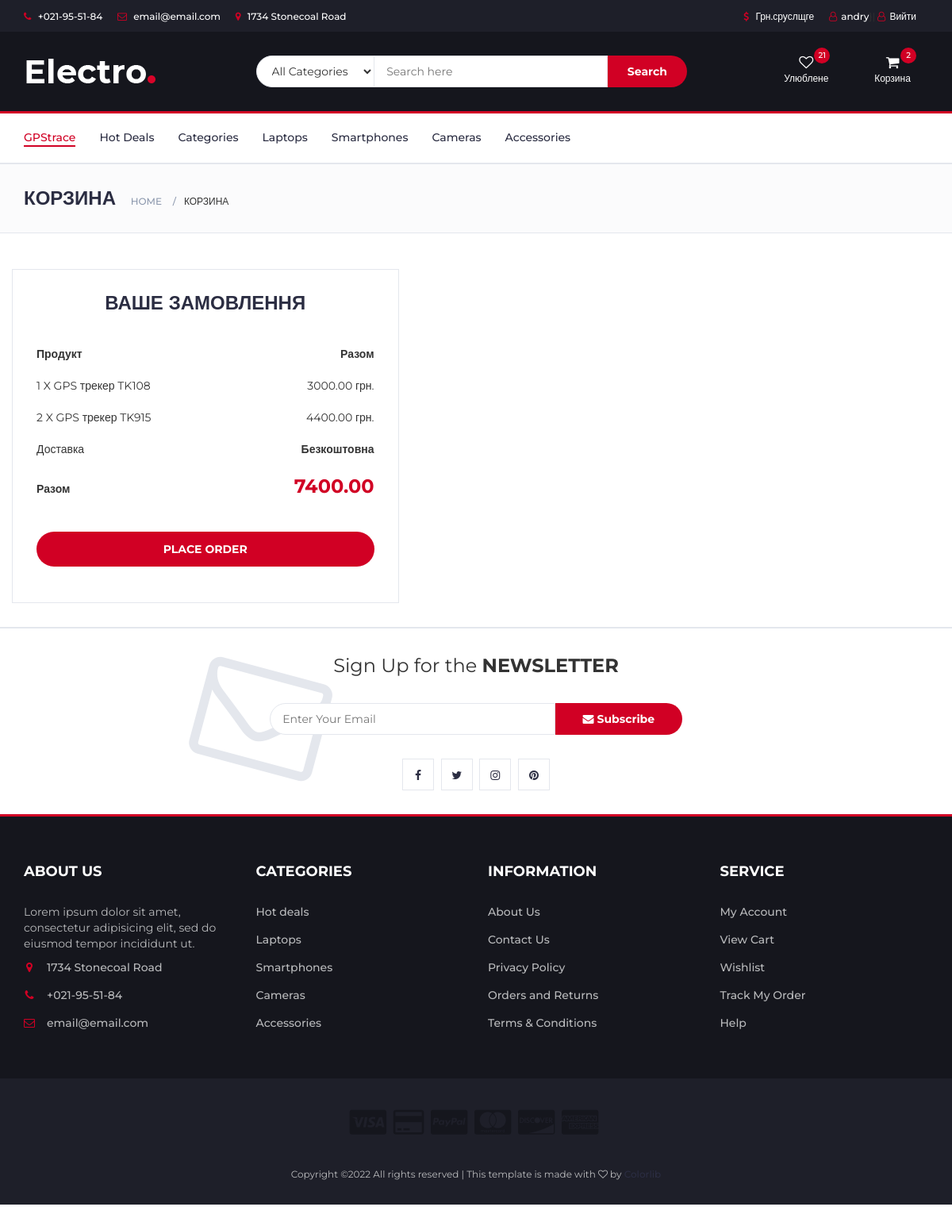
The page /cart (signed in) on the database as committed earlier.
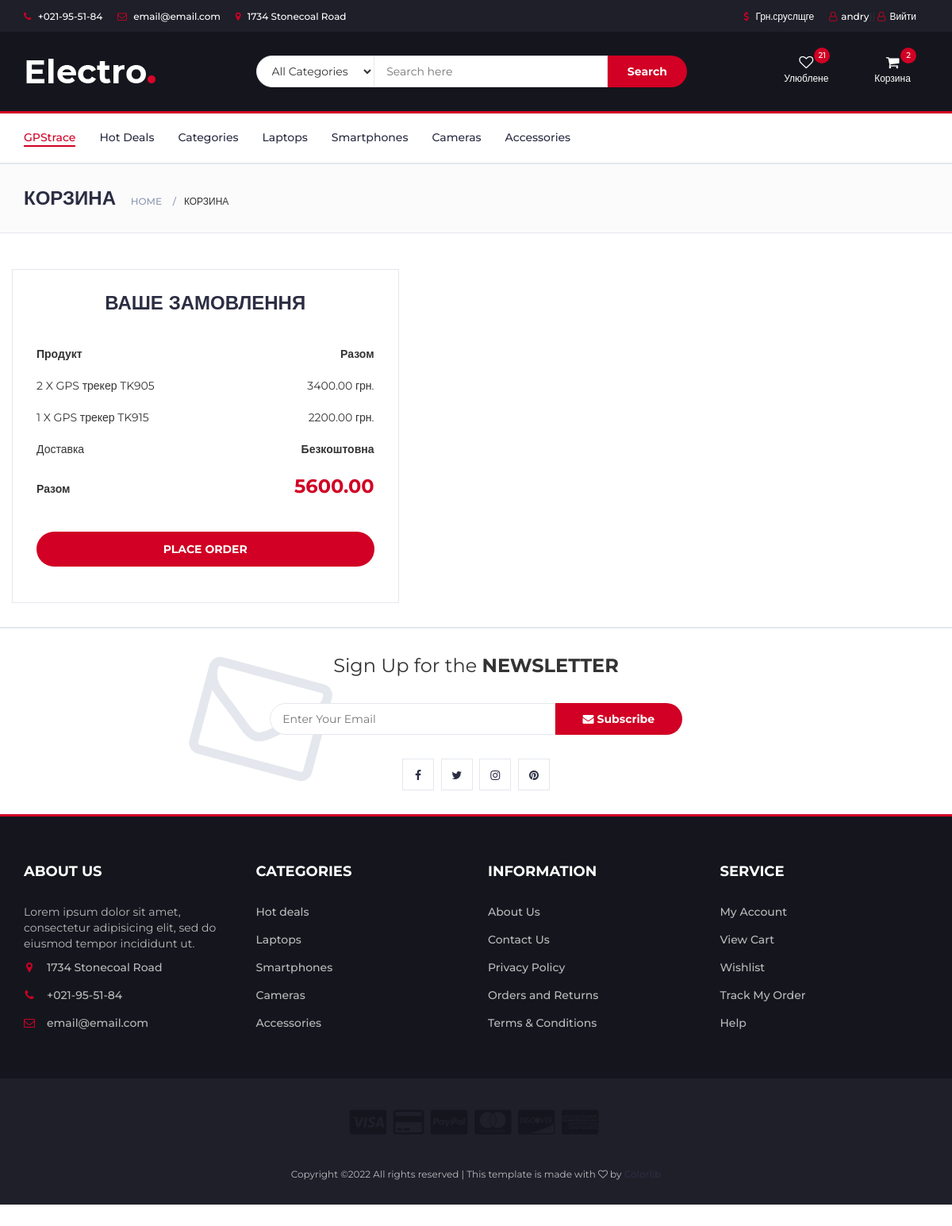
The same page on the database as committed later.
### store/models.py (models this page shows, shortened)
class Order(models.Model):
    user = models.ForeignKey(settings.AUTH_USER_MODEL,
                             on_delete=models.CASCADE)
    items = models.ManyToManyField(OrderItem)
    start_date = models.DateTimeField(auto_now_add=True)
    ordered_date = models.DateTimeField()
    ordered = models.BooleanField(default=False)
    def get_total(self):
        total = 0
        for order_item in self.items.all():
            total += order_item.get_final_price()
        return total

class OrderItem(models.Model):
    user = models.ForeignKey(settings.AUTH_USER_MODEL,
                             on_delete=models.CASCADE)
    ordered = models.BooleanField(default=False)
    item = models.ForeignKey(Item, on_delete=models.CASCADE)
    quantity = models.IntegerField(default=1)
    def get_total_item_price(self):
        return self.quantity * self.item.price
    def get_final_price(self):
        return self.get_total_item_price()

class Item(models.Model):
    title = models.CharField(max_length=100, null=True, verbose_name='Назва товару')
    slug = models.SlugField(max_length=100, unique=True, db_index=True, null=True)
    photo = models.ImageField(upload_to='img', null=True)
    price = models.DecimalField(max_digits=7, decimal_places=2, blank=True, null=True, verbose_name='Ціна товару')
    discount = models.DecimalField(max_digits=7, decimal_places=2, blank=True, null=True, verbose_name='Знижка у %')
    description = models.TextField(max_length=5000, null=True, blank=True, verbose_name='Опис')
    label = models.CharField(choices=LABEL_CHOICES, max_length=20, null=True, blank=True, verbose_name='Акційна мітка')
    battery = models.CharField(choices=BATTERY_CHOICES, max_length=20, null=True, blank=True,
                               verbose_name='Ємність акумуляторної батареї')
    cat = models.ForeignKey('Category', on_delete=models.PROTECT, null=True)
    quantity = models.IntegerField(default=1)

### store/views.py (the view)
# urls.py: path('cart', CartView.as_view(), name='cart'),
class CartView(LoginRequiredMixin, ListView):
    login_url = '/login/'
    redirect_field_name = 'cart'
    def get(self, *args, **kwargs):
        try:
            order = Order.objects.get(user=self.request.user, ordered=False)
            context = {
                'object': order
            }
            return render(self.request, 'store/cart.html', context)
        except ObjectDoesNotExist:
            messages.warning(self.request, "You do not have an active order")
            return redirect("/")

### store/templatetags/store_tags.py (called while the page is built)
@register.filter
def cart_item_count(user):
    if user.is_authenticated:
        qs = Order.objects.filter(user=user, ordered=False)
        if qs.exists():
            return qs[0].items.count()
    return 0

@register.filter
def get_cart_navbar(user):
    if user.is_authenticated:
        cart_item = OrderItem.objects.filter(user=user, ordered=False)
        if cart_item.exists():
            return cart_item
    return 'Ваша коrзина пуста'

@register.filter
def get_cart_total_price(user):
    total = 0
    if user.is_authenticated:
        qs_order_item = OrderItem.objects.filter(user=user, ordered=False)
        if qs_order_item.exists():
            for prices in qs_order_item:
                total_item = prices.quantity * prices.item.price
                total += total_item
        return total

### store/templates/store/cart.html (shortened to what this page needs)
<!DOCTYPE html>
{% load static %}
<html lang="en">
	<head>
 		<link type="text/css" rel="stylesheet" href="{% static 'css/bootstrap.min.css' %}"/>
 		<link type="text/css" rel="stylesheet" href="{% static 'css/slick.css' %}"/>
 		<link type="text/css" rel="stylesheet" href="{% static 'css/slick-theme.css' %}"/>
 		<link type="text/css" rel="stylesheet" href="{% static 'css/nouislider.min.css' %}"/>
 		<link rel="stylesheet" href="{% static 'css/font-awesome.min.css' %}">
 		<link type="text/css" rel="stylesheet" href="{% static 'css/style.css' %}"/>
    </head>
{% include "store/navbar.html" %}
		<div id="breadcrumb" class="section">
			<div class="container">
				<div class="row">
					<div class="col-md-10">
						<h3 class="breadcrumb-header">Корзина</h3>
						<ul class="breadcrumb-tree">
							<li><a href="#">Home</a></li>
							<li class="active">Корзина</li>
						</ul>
					</div>
				</div>
			</div>
		</div>
		<div class="section">
			<div class="container">
				<div class="row">
                       {% if object.items.all %}
					<div class="col-md-5 order-details">
						<div class="section-title text-center" align="left">
							<h3 class="title">Ваше замовлення</h3>
						</div>
						<div class="order-summary">
								<div class="order-col">
								<div><strong>Продукт</strong></div>
								<div><strong>Разом</strong></div>
							</div>
							{% for order_item in object.items.all %}
							<div class="order-products">
								<div class="order-col">
									<div>{{order_item.quantity}} X {{order_item.item.title}}</div>
									<div>{{order_item.get_total_item_price}} грн.</div>
								</div>
                            {% endfor %}
							</div>
							<div class="order-col">
								<div>Доставка</div>
								<div><strong>Безкоштовна</strong></div>
							</div>
							<div class="order-col">
								<div><strong>Разом</strong></div>
								<div><strong class="order-total">{{object.get_total}}</strong></div>
							</div>
						</div>
						<a href="#" class="primary-btn order-submit">Place order</a>
					</div>
				</div>
			</div>
		</div>
	{% else %}
	<h3> Ваша корзина пуста </h3>
	{% endif %}
{% include "store/footer.html" %}

### store/templates/store/navbar.html (shortened to what this page needs)
{% load static %}
{% load store_tags %}
    <link type="text/css" rel="stylesheet" href="{% static 'css/bootstrap.min.css' %}"/>
    <link type="text/css" rel="stylesheet" href="{% static 'css/slick.css' %}"/>
    <link type="text/css" rel="stylesheet" href="{% static 'css/slick-theme.css' %}"/>
    <link type="text/css" rel="stylesheet" href="{% static 'css/nouislider.min.css' %}"/>
    <link rel="stylesheet" href="{% static 'css/font-awesome.min.css' %}">
    <link type="text/css" rel="stylesheet" href="{% static 'css/style.css' %}"/>
	<header>
    <div id="top-header">
        <div class="container">
            <ul class="header-links pull-left">
                <li><a href="#"><i class="fa fa-phone"></i> +021-95-51-84</a></li>
                <li><a href="#"><i class="fa fa-envelope-o"></i> email@email.com</a></li>
                <li><a href="#"><i class="fa fa-map-marker"></i> 1734 Stonecoal Road</a></li>
            </ul>
            <ul class="header-links pull-right">
                <li><a href="#"><i class="fa fa-dollar"></i> Грн.сруслщге </a></li>
                {% if request.user.is_authenticated %}
                <li><a href="#"><i class="fa fa-user-o"></i>{{ user.username }}</a>}|
                    <a href="{% url 'logout'  %}"><i class="fa fa-user-o"></i>Вийти</li>
                {% else %}
                <li><a href="{% url 'login'  %}"><i class="fa fa-user-o"></i>Обліковий запис</a></li>
                 {% endif %}
            </ul>
        </div>
    </div>
    <div id="header">
        <div class="container">
            <div class="row">
                <div class="col-md-3">
                    <div class="header-logo">
                        <a href="#" class="logo">
                            <img src="{% static './img/logo.png' %}" alt="">
                        </a>
                    </div>
                </div>
                <div class="col-md-6">
                    <div class="header-search">
                        <form>
                            <select class="input-select">
                                <option value="0">All Categories</option>
                            </select>
                            <input class="input" placeholder="Search here">
                            <button class="search-btn">Search</button>
                        </form>
                    </div>
                </div>
                <div class="col-md-3 clearfix">
                    <div class="header-ctn">
                        <div>
                            <a href="#">
                                <i class="fa fa-heart-o"></i>
                                <span>Улюблене</span>
                                <div class="qty">21</div>
                            </a>
                        </div>
                        <div class="dropdown">
                            <a class="dropdown-toggle" data-toggle="dropdown" aria-expanded="true">
                                <i class="fa fa-shopping-cart"></i>
                                <span>Корзина</span>
                                <div class="qty">{{ request.user|cart_item_count }}</div>
                            </a>
                        </div>
                    </div>
                </div>
            </div>
        </div>
    </div>
</header>
<nav id="navigation">
    <div class="container">
        <div id="responsive-nav">
            <ul class="main-nav nav navbar-nav">
                <li class="active"><a href="{% url 'home' %}">GPStrace</a></li>
                <li><a href="#">Hot Deals</a></li>
                <li><a href="#">Categories</a></li>
                <li><a href="#">Laptops</a></li>
                <li><a href="#">Smartphones</a></li>
                <li><a href="#">Cameras</a></li>
                <li><a href="#">Accessories</a></li>
            </ul>
        </div>
    </div>
</nav>

### store/templates/store/footer.html (shortened to what this page needs)
    <div id="newsletter" class="section">
        <div class="container">
            <div class="row">
                <div class="col-md-12">
                    <div class="newsletter">
                        <p>Sign Up for the <strong>NEWSLETTER</strong></p>
                        <form>
                            <input class="input" type="email" placeholder="Enter Your Email">
                            <button class="newsletter-btn"><i class="fa fa-envelope"></i> Subscribe</button>
                        </form>
                        <ul class="newsletter-follow">
                            <li>
                                <a href="#"><i class="fa fa-facebook"></i></a>
                            </li>
                            <li>
                                <a href="#"><i class="fa fa-twitter"></i></a>
                            </li>
                            <li>
                                <a href="#"><i class="fa fa-instagram"></i></a>
                            </li>
                            <li>
                                <a href="#"><i class="fa fa-pinterest"></i></a>
                            </li>
                        </ul>
                    </div>
                </div>
            </div>
        </div>
    </div>
    <footer id="footer">
        <div class="section">
            <div class="container">
                <div class="row">
                    <div class="col-md-3 col-xs-6">
                        <div class="footer">
                            <h3 class="footer-title">About Us</h3>
                            <p>Lorem ipsum dolor sit amet, consectetur adipisicing elit, sed do eiusmod tempor
                                incididunt ut.</p>
                            <ul class="footer-links">
                                <li><a href="#"><i class="fa fa-map-marker"></i>1734 Stonecoal Road</a></li>
                                <li><a href="#"><i class="fa fa-phone"></i>+021-95-51-84</a></li>
                                <li><a href="#"><i class="fa fa-envelope-o"></i>email@email.com</a></li>
                            </ul>
                        </div>
                    </div>
                    <div class="col-md-3 col-xs-6">
                        <div class="footer">
                            <h3 class="footer-title">Categories</h3>
                            <ul class="footer-links">
                                <li><a href="#">Hot deals</a></li>
                                <li><a href="#">Laptops</a></li>
                                <li><a href="#">Smartphones</a></li>
                                <li><a href="#">Cameras</a></li>
                                <li><a href="#">Accessories</a></li>
                            </ul>
                        </div>
                    </div>
                    <div class="col-md-3 col-xs-6">
                        <div class="footer">
                            <h3 class="footer-title">Information</h3>
                            <ul class="footer-links">
                                <li><a href="#">About Us</a></li>
                                <li><a href="#">Contact Us</a></li>
                                <li><a href="#">Privacy Policy</a></li>
                                <li><a href="#">Orders and Returns</a></li>
                                <li><a href="#">Terms & Conditions</a></li>
                            </ul>
                        </div>
                    </div>
                    <div class="col-md-3 col-xs-6">
                        <div class="footer">
                            <h3 class="footer-title">Service</h3>
                            <ul class="footer-links">
                                <li><a href="#">My Account</a></li>
                                <li><a href="#">View Cart</a></li>
                                <li><a href="#">Wishlist</a></li>
                                <li><a href="#">Track My Order</a></li>
                                <li><a href="#">Help</a></li>
                            </ul>
                        </div>
                    </div>
                </div>
            </div>
        </div>
        <div id="bottom-footer" class="section">
            <div class="container">
                <div class="row">
                    <div class="col-md-12 text-center">
                        <ul class="footer-payments">
                            <li><a href="#"><i class="fa fa-cc-visa"></i></a></li>
                            <li><a href="#"><i class="fa fa-credit-card"></i></a></li>
                            <li><a href="#"><i class="fa fa-cc-paypal"></i></a></li>
                            <li><a href="#"><i class="fa fa-cc-mastercard"></i></a></li>
                            <li><a href="#"><i class="fa fa-cc-discover"></i></a></li>
                            <li><a href="#"><i class="fa fa-cc-amex"></i></a></li>
                        </ul>
                        <span class="copyright">
								Copyright &copy;<script>document.write(new Date().getFullYear());</script> All rights reserved | This template is made with <i
                                class="fa fa-heart-o" aria-hidden="true"></i> by <a href="https://colorlib.com"
                                                                                    target="_blank">Colorlib</a>
							</span>
                    </div>
                </div>
            </div>
        </div>
    </footer>

Rows that differ between the two databases and show on the page:
removed OrderItem: quantity "1", item "GPS трекер TK108", get_total_item_price "3000.00"
removed OrderItem: quantity "2", item "GPS трекер TK915", get_total_item_price "4400.00"
added OrderItem: quantity "2", item "GPS трекер TK905", get_total_item_price "3400.00"
added OrderItem: quantity "1", item "GPS трекер TK915", get_total_item_price "2200.00"
computed for Order: get_total "7400.00" → "5600.00"
